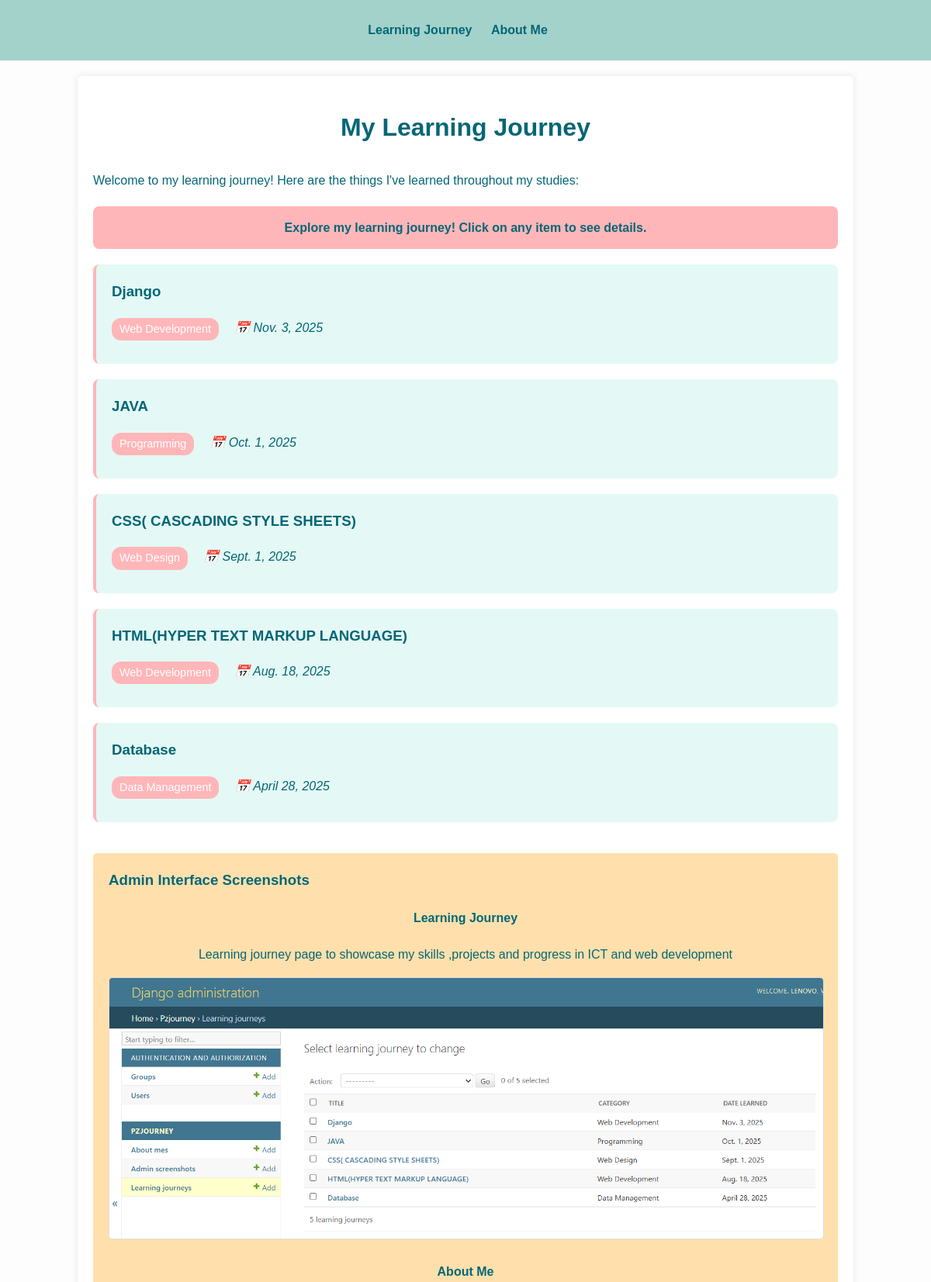
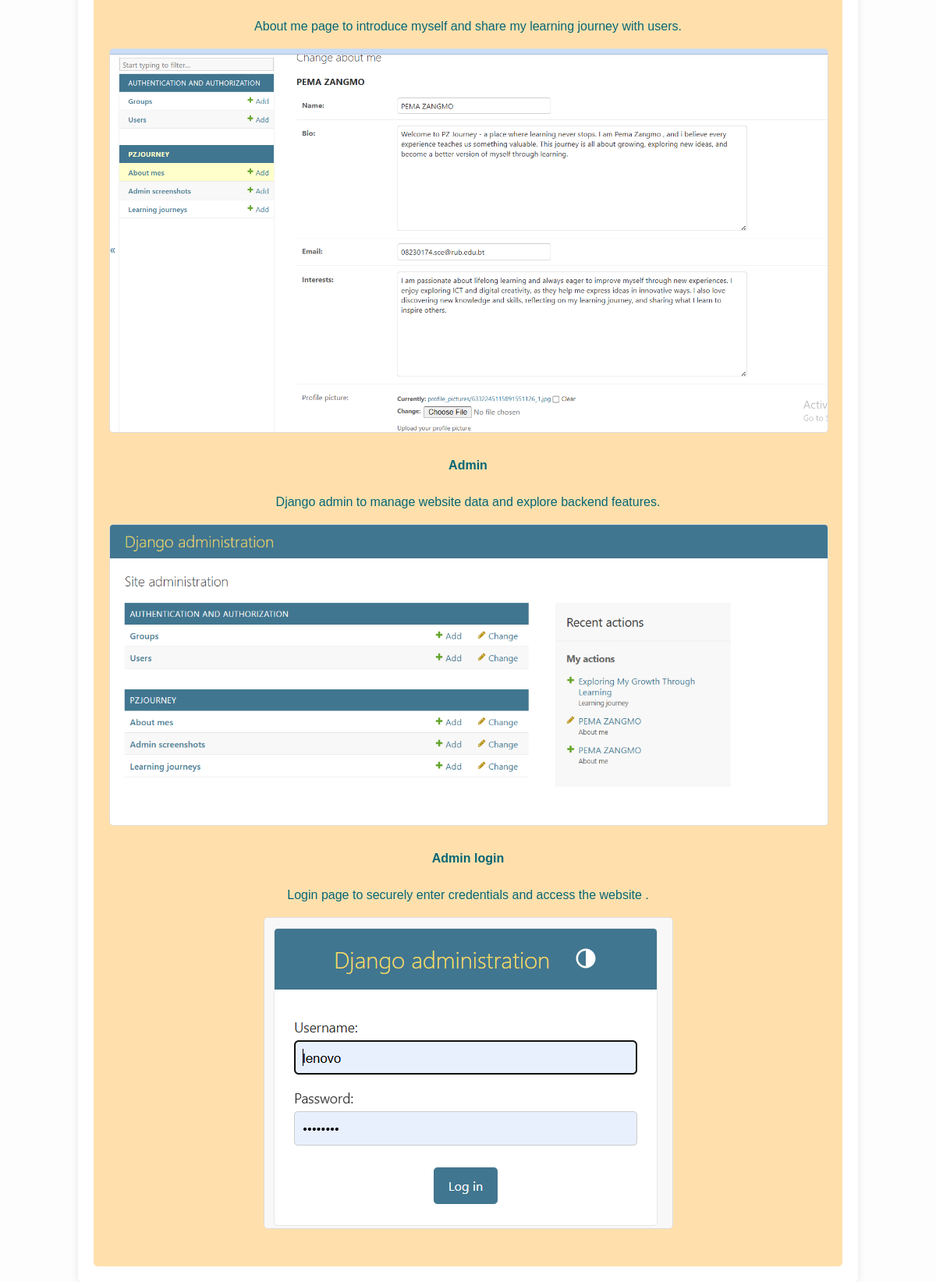
The page / on the database its author committed (2 pictures, top to bottom).
### pzJourney/models.py (models this page shows, shortened)
class LearningJourney(models.Model):
    title = models.CharField(max_length=200)
    description = models.TextField()
    date_learned = models.DateField()
    category = models.CharField(max_length=100)

class AdminScreenshot(models.Model):
    SCREENSHOT_TYPES = [
        ('learning_journey', 'Learning Journey Admin'),
        ('about_me', 'About Me Admin'),
        ('general', 'General Admin'),
    ]
    title = models.CharField(max_length=200)
    description = models.TextField(blank=True)
    screenshot = models.ImageField(upload_to='admin_screenshots/')
    screenshot_type = models.CharField(max_length=20, choices=SCREENSHOT_TYPES)
    created_at = models.DateTimeField(auto_now_add=True)

### pzJourney/views.py (the view)
# urls.py: path('', views.index, name='index'),
def index(request):
    learning_items = LearningJourney.objects.all().order_by('-date_learned')
    journey_screenshots = AdminScreenshot.objects.filter(
        screenshot_type='learning_journey'
    ).order_by('-created_at')
    context = {
        'learning_items': learning_items,
        'journey_screenshots': journey_screenshots
    }
    return render(request, 'index.html', context)

### pzJourney/templates/index.html (shortened to what this page needs)
<!DOCTYPE html>
<html lang="en">
<head>
</head>
<body>
    <nav>
        <ul>
            <li><a href="/">Learning Journey</a></li>
            <li><a href="/about/">About Me</a></li>
        </ul>
    </nav>
    <div class="container">
        <h1>My Learning Journey</h1>
        <p>Welcome to my learning journey! Here are the things I've learned throughout my studies:</p>
        {% for item in learning_items %}
        <div class="learning-item" onclick="toggleDetails(this)">
            <h3>{{ item.title }}</h3>
            <div class="item-meta">
                <span class="category">{{ item.category }}</span>
                <span class="date">📅 {{ item.date_learned }}</span>
            </div>
        </div>
        {% empty %}
        <div class="learning-item">
            <h3>No Learning Items Yet</h3>
            <p>Check back soon or add items through the admin panel!</p>
        </div>
        {% endfor %}
        <div class="screenshot-section">
            <h3>Admin Interface Screenshots</h3>
            {% if journey_screenshots %}
                {% for screenshot in journey_screenshots %}
                <div class="screenshot-item" style="margin-bottom: 20px; text-align: center;">
                    <h4 style="color: #056676;">{{ screenshot.title }}</h4>
                    {% if screenshot.description %}
                        <p>{{ screenshot.description }}</p>
                    {% endif %}
                    <img src="{{ screenshot.screenshot.url }}"
                         alt="{{ screenshot.title }}"
                         style="max-width: 100%; border: 1px solid #ddd; border-radius: 5px; cursor: pointer;"
                         onclick="enlargeImage(this)">
                </div>
                {% endfor %}
            {% else %}
                <p>No admin interface screenshots available yet.</p>
                <p><em>Add screenshots through the Django admin panel.</em></p>
            {% endif %}
        </div>
    </div>
</body>
</html>

### pzJourney/templates/index.html (style rules this page uses)
body { font-family: Arial, sans-serif; line-height: 1.6; margin: 0; padding: 0; background-color: #fdfdfd; }
.container { width: 80%; margin: auto; overflow: hidden; padding: 20px; background: white; margin-top: 20px; border-radius: 5px; box-shadow: 0 0 10px rgba(0,0,0,0.1); }
nav { background: #a3d2ca; color: #056676; padding: 10px 0; }
nav ul { list-style: none; padding: 0; text-align: center; }
nav ul li { display: inline; margin-right: 20px; }
nav a { color: #056676; text-decoration: none; font-weight: bold; }
.learning-item { background: #e4f9f5; border-left: 4px solid #ffb6b9; padding: 20px; margin-bottom: 20px; border-radius: 8px; transition: transform 0.3s ease, box-shadow 0.3s ease; cursor: pointer; }
h1 { color: #056676; text-align: center; margin-bottom: 30px; }
h3 { color: #056676; margin-top: 0; }
p { color: #056676; }
.screenshot-section { margin-top: 40px; padding: 20px; background: #ffe0ac; border-radius: 5px; }
.item-meta { display: flex; gap: 20px; margin-bottom: 10px; }
.category { background: #ffb6b9; color: white; padding: 3px 10px; border-radius: 12px; font-size: 0.9rem; }
.date { color: #056676; font-style: italic; }

### rows shown on the page
LearningJourney: title "Django", category "Web Development", date_learned "Nov. 3, 2025"
LearningJourney: title "JAVA", category "Programming", date_learned "Oct. 1, 2025"
LearningJourney: title "CSS( CASCADING STYLE SHEETS)", category "Web Design", date_learned "Sept. 1, 2025"
LearningJourney: title "HTML(HYPER TEXT MARKUP LANGUAGE)", category "Web Development", date_learned "Aug. 18, 2025"
LearningJourney: title "Database", category "Data Management", date_learned "April 28, 2025"
AdminScreenshot: title "Learning Journey", description "Learning journey page to showcase my skills ,projects and progress in ICT and web development", screenshot (picture)
AdminScreenshot: title "About Me", description "About me page to introduce myself and share my learning journey with users.", screenshot (picture)
AdminScreenshot: title "Admin", description "Django admin to manage website data and explore backend features.", screenshot (picture)
AdminScreenshot: title "Admin login", description "Login page to securely enter credentials and access the website .", screenshot (picture)
